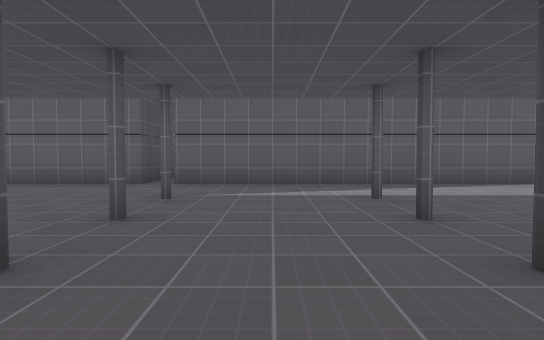
View 1 (above)

24 first-person views from a walk through a level from a Godot 3-D game. The camera is 1.2 m above the floor, tilts 2° down and sees 80° across. The floor is counted in squares, 2 m on a side. Each view is taken from the middle of a square. On the plan, view 1 faces up. The plan holds only what a view shows up to about 10 squares ahead; the rest is blank. The place goes on beyond the plan. Surface patterns are stand-ins for the level's own textures.

View 2
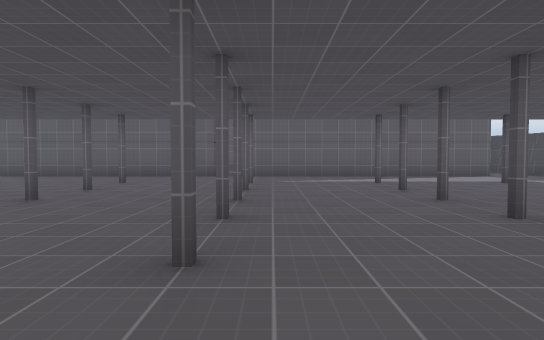

View 3
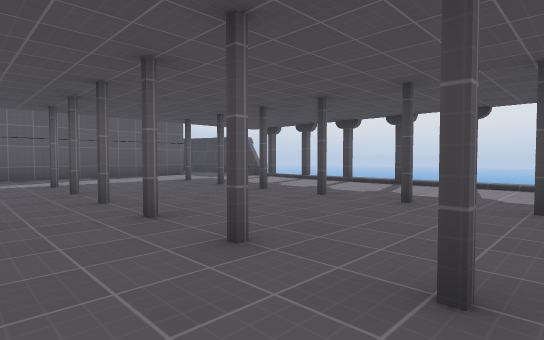

View 4
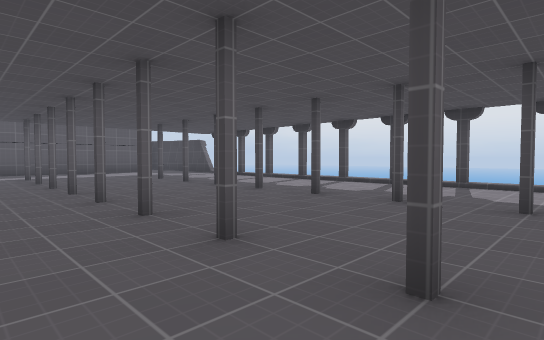

View 5
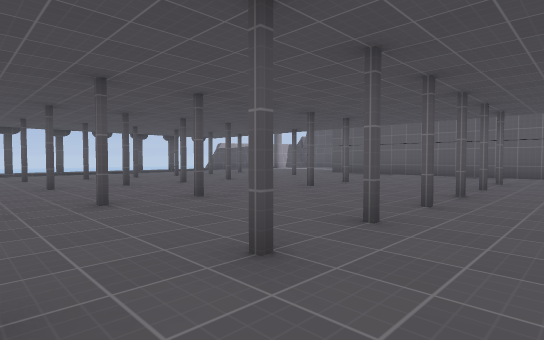

View 6
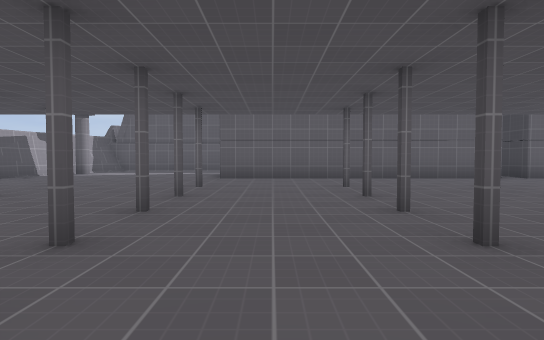

View 7
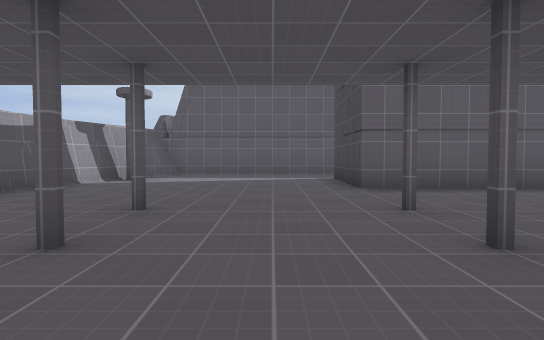

View 8
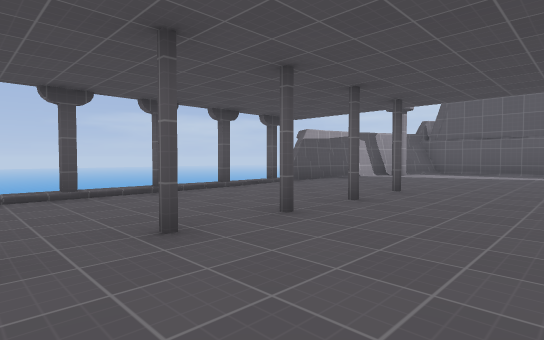

View 9
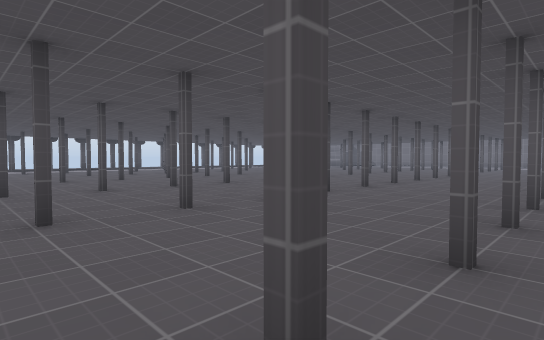

View 10
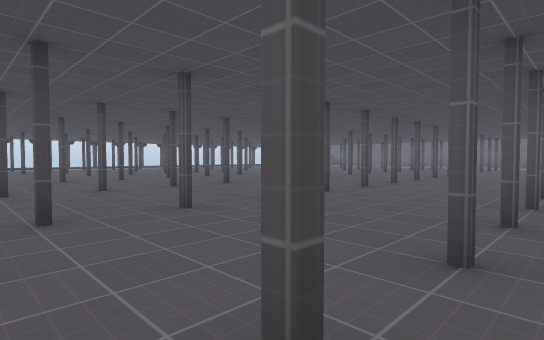

View 11
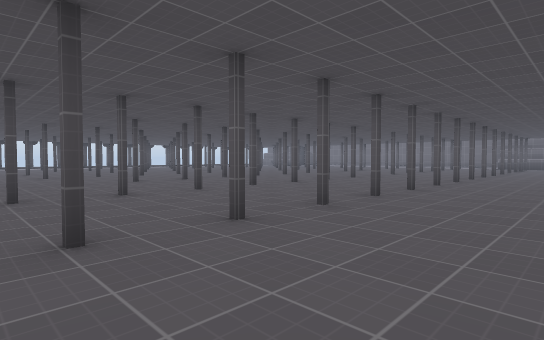

View 12
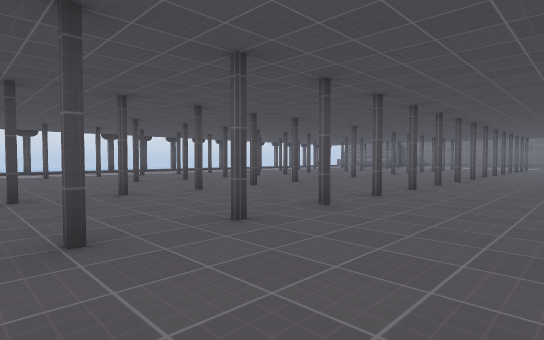

View 13
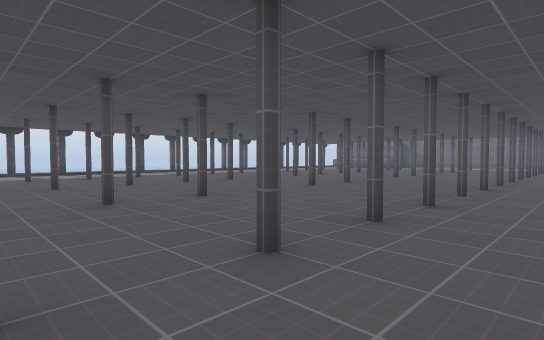

View 14
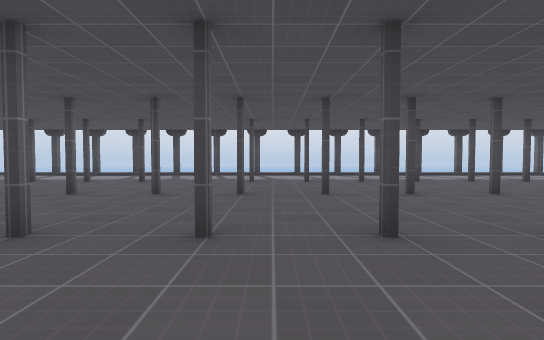

View 15
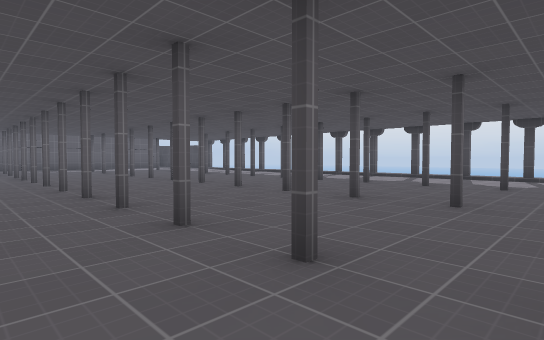

View 16
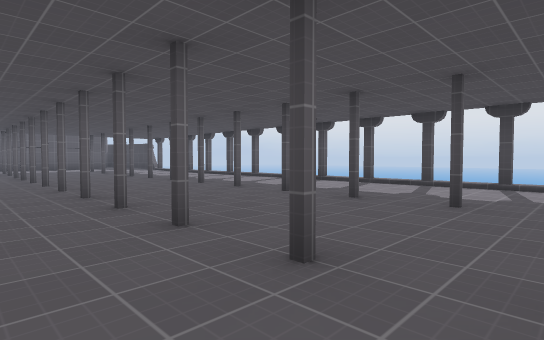

View 17
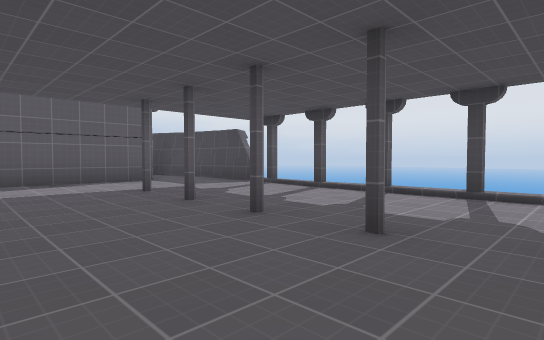

View 18
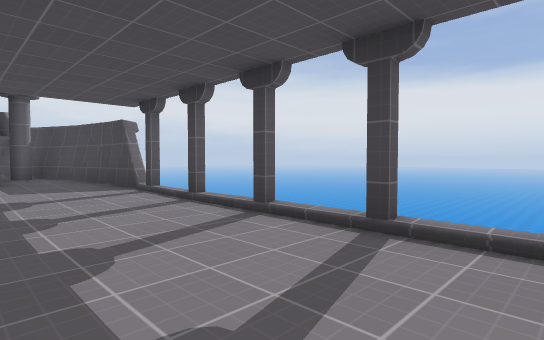

View 19
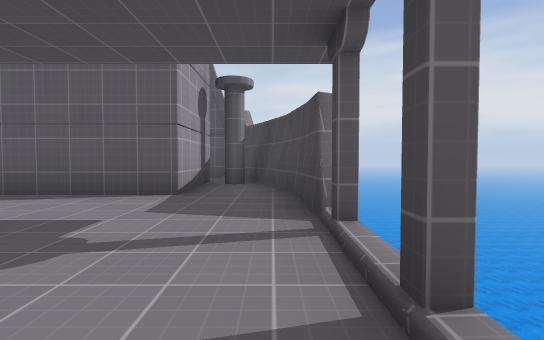

View 20
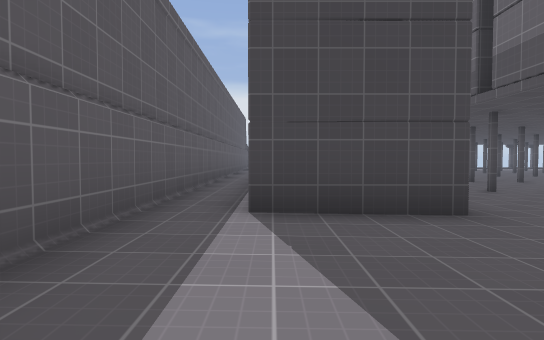

View 21
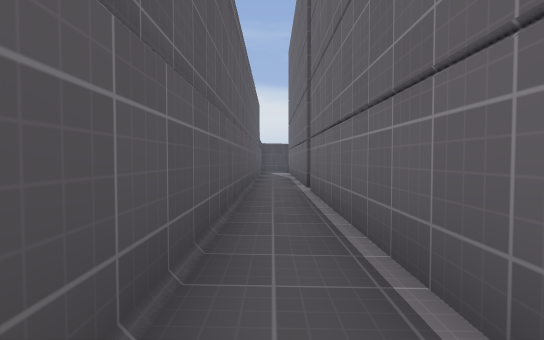

View 22
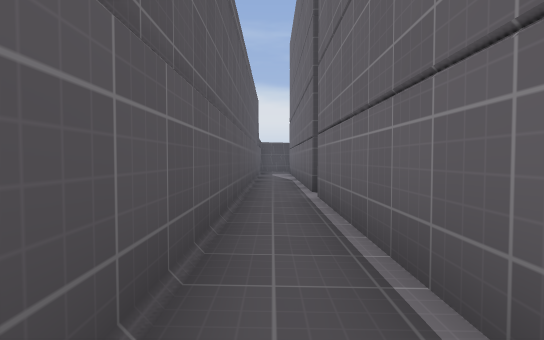

View 23
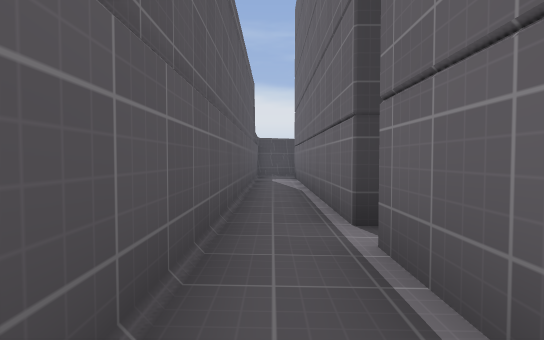

View 24
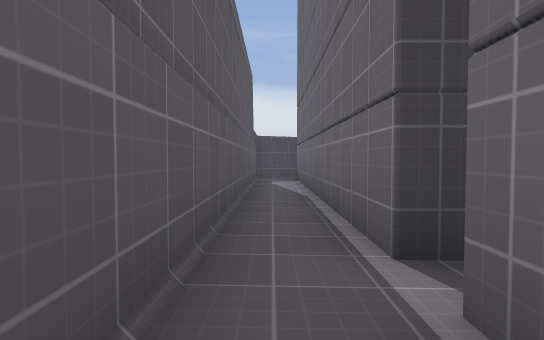

### Floor plan
Key: @ floor where view 1 was taken; # wall or solid block; . main floor; : floor 0.25 m higher than the main floor; v drop or lower ground.
Columns run from 17 left of view 1 to 8 right of it. Each row starts with its distance up from view 1.
 11   ######################
 10   #::::::::::::::::::::##
  9  ##::::##################
  8  #:::::#      ##      #:#
  7 #::::::################::#
  6 #........................#
  5 v...#..#..#.#..#..#..#...v
  4 v........................v
  3 v........................v
  2 v........................v
  1 v........................v
  0 v................@.......v
 -1  ........................v
 -2  ........................v
 -3  ...#..#..#.#..#..#..#...v
 -4  ..#..#..#...............v
 -5  ...#..#..#.#..#..#..#...v
 -6  ........................v
 -7  ........................v
 -8   .......................v
 -9   .......................v
-10   .......................v
-11   ......................
-12   ................  ....
-13   ........ ......    ...
-14   ..       .....      ..
-15            ....
-16             #.

Positions as (right, up) in squares from view 1, and headings:
1: (0, 0), facing up
2: (-1, -3), facing up
3: (0, -3), facing up-right
4: (0, -6), facing up-right
5: (-3, -4), facing up-left
6: (-9, -2), facing up
7: (-12, 1), facing up
8: (-11, -1), facing up-left
9: (-11, -2), facing down-right
10: (-14, -2), facing down-right
11: (-16, -2), facing down-right
12: (-7, -2), facing down-right
13: (-6, -4), facing down-right
14: (-4, -6), facing right
15: (-3, -11), facing up-right
16: (0, -11), facing up-right
17: (2, -1), facing up-right
18: (5, -1), facing up-right
19: (7, 2), facing up
20: (-14, 9), facing right
21: (-9, 10), facing right
22: (-8, 10), facing right
23: (-5, 10), facing right
24: (-4, 10), facing right
